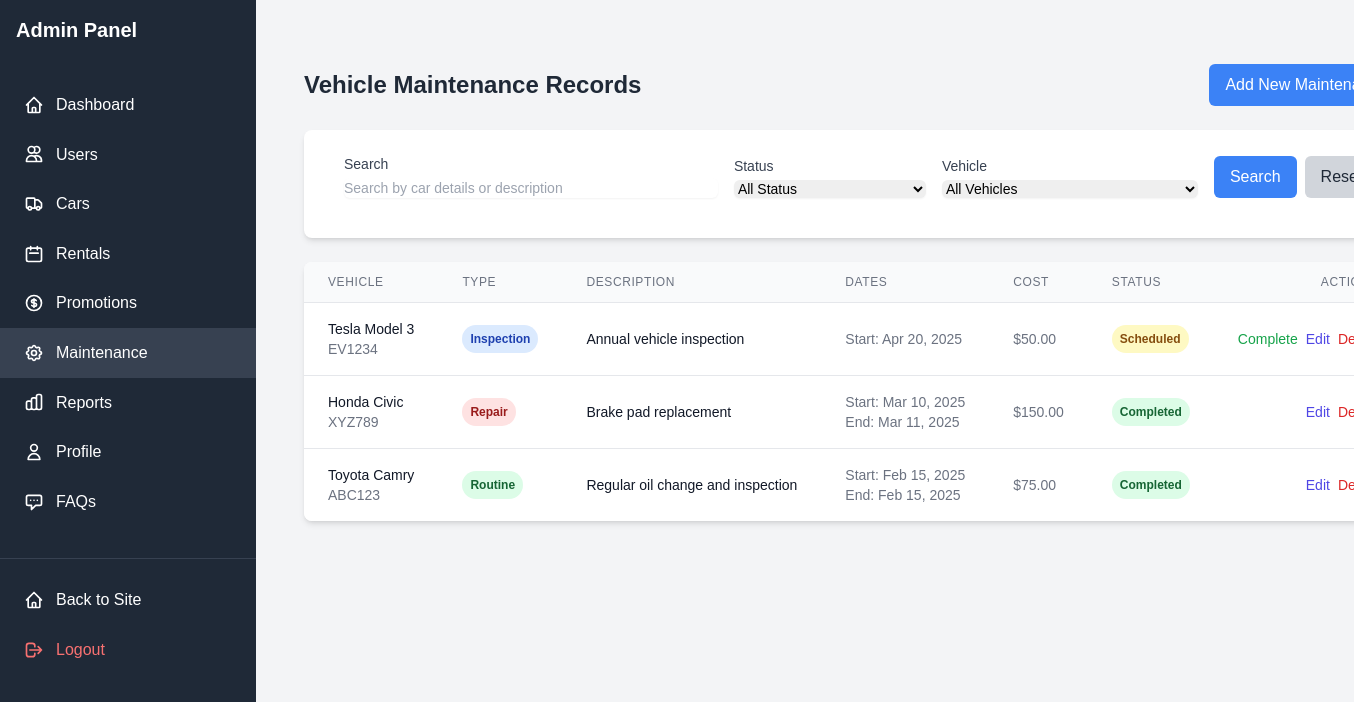
The page /index.php?page=admin&action=maintenance (signed in) on the database its author committed.
### tables this page shows
CREATE TABLE IF NOT EXISTS `maintenance_records` (
  `maintenance_id` int(11) NOT NULL AUTO_INCREMENT,
  `car_id` int(11) NOT NULL,
  `maintenance_type` enum('routine','repair','inspection') NOT NULL,
  `description` text NOT NULL,
  `cost` decimal(10,2) DEFAULT NULL,
  `start_date` date NOT NULL,
  `end_date` date DEFAULT NULL,
  `status` enum('scheduled','in_progress','completed') NOT NULL DEFAULT 'scheduled',
  `created_at` timestamp NULL DEFAULT current_timestamp(),
  PRIMARY KEY (`maintenance_id`),
  KEY `car_id` (`car_id`),
  CONSTRAINT `maintenance_records_ibfk_1` FOREIGN KEY (`car_id`) REFERENCES `cars` (`car_id`)
);

CREATE TABLE IF NOT EXISTS cars (
    car_id INT PRIMARY KEY AUTO_INCREMENT,
    make VARCHAR(50) NOT NULL,
    model VARCHAR(50) NOT NULL,
    year INT NOT NULL,
    registration_number VARCHAR(20) UNIQUE NOT NULL,
    daily_rate DECIMAL(10,2) NOT NULL,
    status ENUM('available', 'rented', 'maintenance') DEFAULT 'available',
    image_url VARCHAR(255),
    features TEXT,
    created_at TIMESTAMP DEFAULT CURRENT_TIMESTAMP
);

### index.php (called while the page is built, shortened)
<?php
$router = new Router();
$router->route();

### views/admin/maintenance/list.php (the view, shortened to what this page needs)
<div class="bg-gray-100 min-h-screen">
    <div class="flex">
        <?php require 'views/admin/sidebar.php'; ?>
        <di class="flex-1 p-8">
            <div class="container mx-auto px-4 py-8">
                <div class="flex justify-between items-center mb-6">
                    <h1 class="text-2xl font-bold text-gray-800">Vehicle Maintenance Records</h1>
                    <a href="index.php?page=admin&action=maintenance&subaction=add"
                        class="bg-blue-500 hover:bg-blue-600 text-white px-4 py-2 rounded-md">
                        Add New Maintenance
                    </a>
                </div>
                <div class="bg-white rounded-lg shadow-md p-6 mb-6">
                    <form action="index.php" method="GET"
                        class="flex flex-col md:flex-row md:items-end space-y-4 md:space-y-0 md:space-x-4">
                        <div class="flex-1">
                            <label for="search" class="block text-sm font-medium text-gray-700 mb-1">Search</label>
                            <input type="text" id="search" name="search"
                                value="<?= isset($_GET['search']) ? htmlspecialchars($_GET['search']) : '' ?>"
                                class="shadow-sm focus:ring-blue-500 focus:border-blue-500 block w-full sm:text-sm border-gray-300 rounded-md"
                                placeholder="Search by car details or description">
                        </div>
                        <div class="w-full md:w-48">
                            <label for="status" class="block text-sm font-medium text-gray-700 mb-1">Status</label>
                            <select id="status" name="status"
                                class="shadow-sm focus:ring-blue-500 focus:border-blue-500 block w-full sm:text-sm border-gray-300 rounded-md">
                                <option value="">All Status</option>
                            </select>
                        </div>
                        <div class="w-full md:w-64">
                            <label for="car_id" class="block text-sm font-medium text-gray-700 mb-1">Vehicle</label>
                            <select id="car_id" name="car_id"
                                class="shadow-sm focus:ring-blue-500 focus:border-blue-500 block w-full sm:text-sm border-gray-300 rounded-md">
                                <option value="">All Vehicles</option>
                            </select>
                        </div>
                        <div class="flex space-x-2">
                            <button type="submit" class="bg-blue-500 hover:bg-blue-600 text-white px-4 py-2 rounded-md">
                                Search
                            </button>
                            <a href="index.php?page=admin&action=maintenance"
                                class="bg-gray-300 hover:bg-gray-400 text-gray-800 px-4 py-2 rounded-md">
                                Reset
                            </a>
                        </div>
                    </form>
                </div>
                <div class="bg-white rounded-lg shadow-md overflow-x-auto">
                    <table class="min-w-full divide-y divide-gray-200">
                        <thead class="bg-gray-50">
                            <tr>
                                <th scope="col"
                                    class="px-6 py-3 text-left text-xs font-medium text-gray-500 uppercase tracking-wider">
                                    Vehicle
                                </th>
                                <th scope="col"
                                    class="px-6 py-3 text-left text-xs font-medium text-gray-500 uppercase tracking-wider">
                                    Type
                                </th>
                                <th scope="col"
                                    class="px-6 py-3 text-left text-xs font-medium text-gray-500 uppercase tracking-wider">
                                    Description
                                </th>
                                <th scope="col"
                                    class="px-6 py-3 text-left text-xs font-medium text-gray-500 uppercase tracking-wider">
                                    Dates
                                </th>
                                <th scope="col"
                                    class="px-6 py-3 text-left text-xs font-medium text-gray-500 uppercase tracking-wider">
                                    Cost
                                </th>
                                <th scope="col"
                                    class="px-6 py-3 text-left text-xs font-medium text-gray-500 uppercase tracking-wider">
                                    Status
                                </th>
                                <th scope="col"
                                    class="px-6 py-3 text-right text-xs font-medium text-gray-500 uppercase tracking-wider">
                                    Actions
                                </th>
                            </tr>
                        </thead>
                        <tbody class="bg-white divide-y divide-gray-200">
                            <?php if (empty($maintenanceRecords)): ?>
                            <tr>
                                <td colspan="7" class="px-6 py-4 text-center text-sm text-gray-500">
                                    No maintenance records found
                                </td>
                            </tr>
                            <?php else: ?>
                            <?php foreach ($maintenanceRecords as $record): ?>
                            <?php
                            switch ($record['status']) {
                                case 'scheduled':
                                    $statusClass = 'bg-yellow-100 text-yellow-800';
                                    break;
                                case 'completed':
                                    $statusClass = 'bg-green-100 text-green-800';
                                    break;
                            }
                            $typeLabel = ucfirst(str_replace('_', ' ', $record['maintenance_type']));
                        ?>
                            <tr>
                                <td class="px-6 py-4 whitespace-nowrap">
                                    <div class="text-sm font-medium text-gray-900">
                                        <?= htmlspecialchars($record['make'] . ' ' . $record['model']) ?>
                                    </div>
                                    <div class="text-sm text-gray-500">
                                        <?= htmlspecialchars($record['registration_number']) ?>
                                    </div>
                                </td>
                                <td class="px-6 py-4 whitespace-nowrap">
                                    <span
                                        class="px-2 py-1 inline-flex text-xs leading-5 font-semibold rounded-full
                                      <?= $record['maintenance_type'] === 'routine' ? 'bg-green-100 text-green-800' :
                                         ($record['maintenance_type'] === 'repair' ? 'bg-red-100 text-red-800' : 'bg-blue-100 text-blue-800') ?>">
                                        <?= $typeLabel ?>
                                    </span>
                                </td>
                                <td class="px-6 py-4">
                                    <div class="text-sm text-gray-900 max-w-xs truncate">
                                        <?= htmlspecialchars($record['description']) ?>
                                    </div>
                                </td>
                                <td class="px-6 py-4 whitespace-nowrap text-sm text-gray-500">
                                    <div>Start: <?= date('M d, Y', strtotime($record['start_date'])) ?></div>
                                    <?php if (!empty($record['end_date'])): ?>
                                    <div>End: <?= date('M d, Y', strtotime($record['end_date'])) ?></div>
                                    <?php endif; ?>
                                </td>
                                <td class="px-6 py-4 whitespace-nowrap text-sm text-gray-500">
                                    <?= !empty($record['cost']) ? '$' . number_format($record['cost'], 2) : '-' ?>
                                </td>
                                <td class="px-6 py-4 whitespace-nowrap">
                                    <span
                                        class="px-2 py-1 inline-flex text-xs leading-5 font-semibold rounded-full <?= $statusClass ?>">
                                        <?= ucfirst(str_replace('_', ' ', $record['status'])) ?>
                                    </span>
                                </td>
                                <td class="px-6 py-4 whitespace-nowrap text-right text-sm font-medium">
                                    <div class="flex justify-end space-x-2">
                                        <?php if ($record['status'] !== 'completed'): ?>
                                        <a href="index.php?page=admin&action=maintenance&subaction=complete&id=<?= $record['maintenance_id'] ?>"
                                            class="text-green-600 hover:text-green-900"
                                            onclick="return confirm('Are you sure you want to mark this maintenance as completed?')">
                                            Complete
                                        </a>
                                        <?php endif; ?>
                                        <a href="index.php?page=admin&action=maintenance&subaction=edit&id=<?= $record['maintenance_id'] ?>"
                                            class="text-indigo-600 hover:text-indigo-900">
                                            Edit
                                        </a>
                                        <a href="index.php?page=admin&action=maintenance&subaction=delete&id=<?= $record['maintenance_id'] ?>"
                                            class="text-red-600 hover:text-red-900"
                                            onclick="return confirm('Are you sure you want to delete this maintenance record? This action cannot be undone.')">
                                            Delete
                                        </a>
                                    </div>
                                </td>
                            </tr>
                            <?php endforeach; ?>
                            <?php endif; ?>
                        </tbody>
                    </table>
                </div>
            </div>
    </div>
</div>

### assets/css/style.css (style rules this page uses)
:root { --primary-color: #3498db; --secondary-color: #2ecc71; --dark-color: #2c3e50; --light-color: #ecf0f1; }
body { font-family: 'Arial', sans-serif; line-height: 1.6; margin: 0; padding: 0; }

### rows shown on the page
maintenance_records: car.model "Tesla Model 3", car.registration_number "EV1234", maintenance_type "Inspection", description "Annual vehicle inspection", start_date "Apr 20, 2025", cost "50.00", status "Scheduled"
maintenance_records: car.model "Honda Civic", car.registration_number "XYZ789", maintenance_type "Repair", description "Brake pad replacement", start_date "Mar 10, 2025", end_date "Mar 11, 2025", cost "150.00", status "Completed"
maintenance_records: car.model "Toyota Camry", car.registration_number "ABC123", maintenance_type "Routine", description "Regular oil change and inspection", start_date "Feb 15, 2025", end_date "Feb 15, 2025", cost "75.00", status "Completed"
